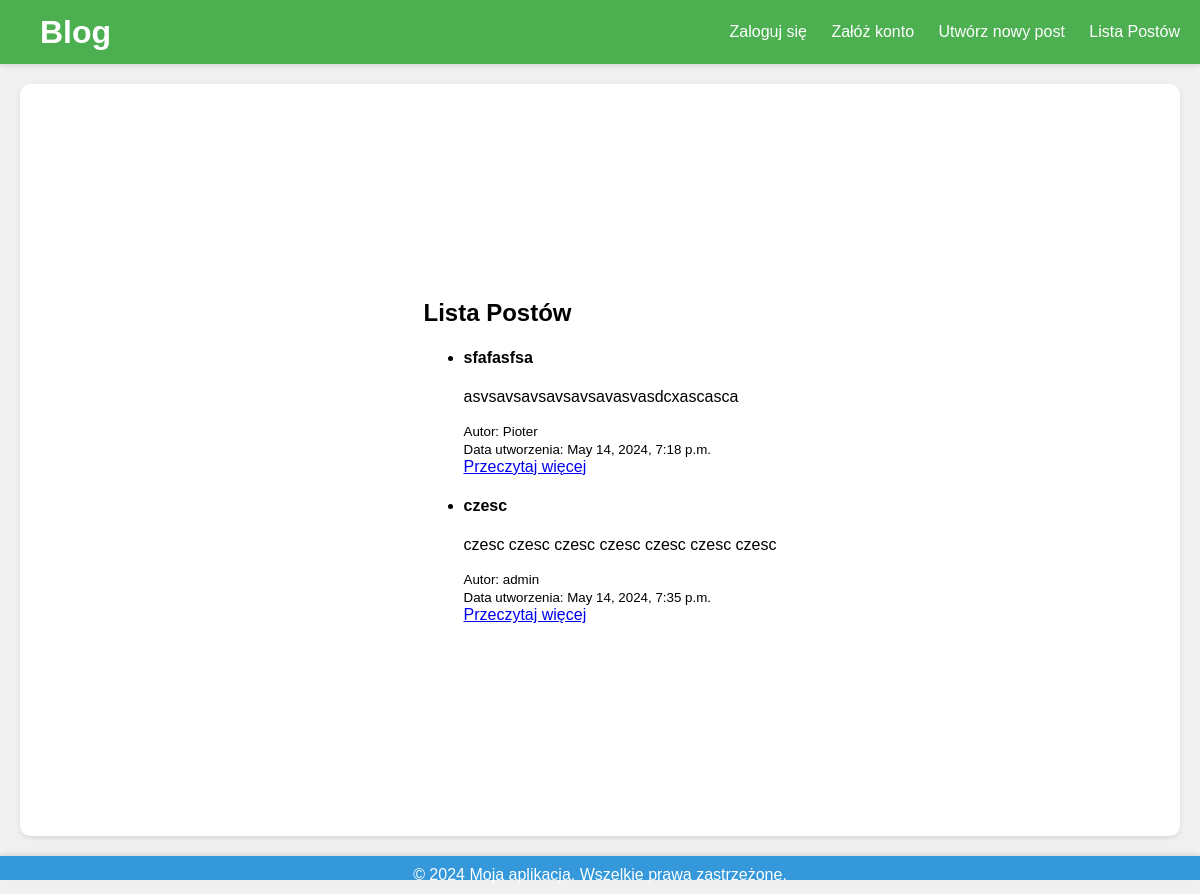
Page /posty/ on the earlier database version.
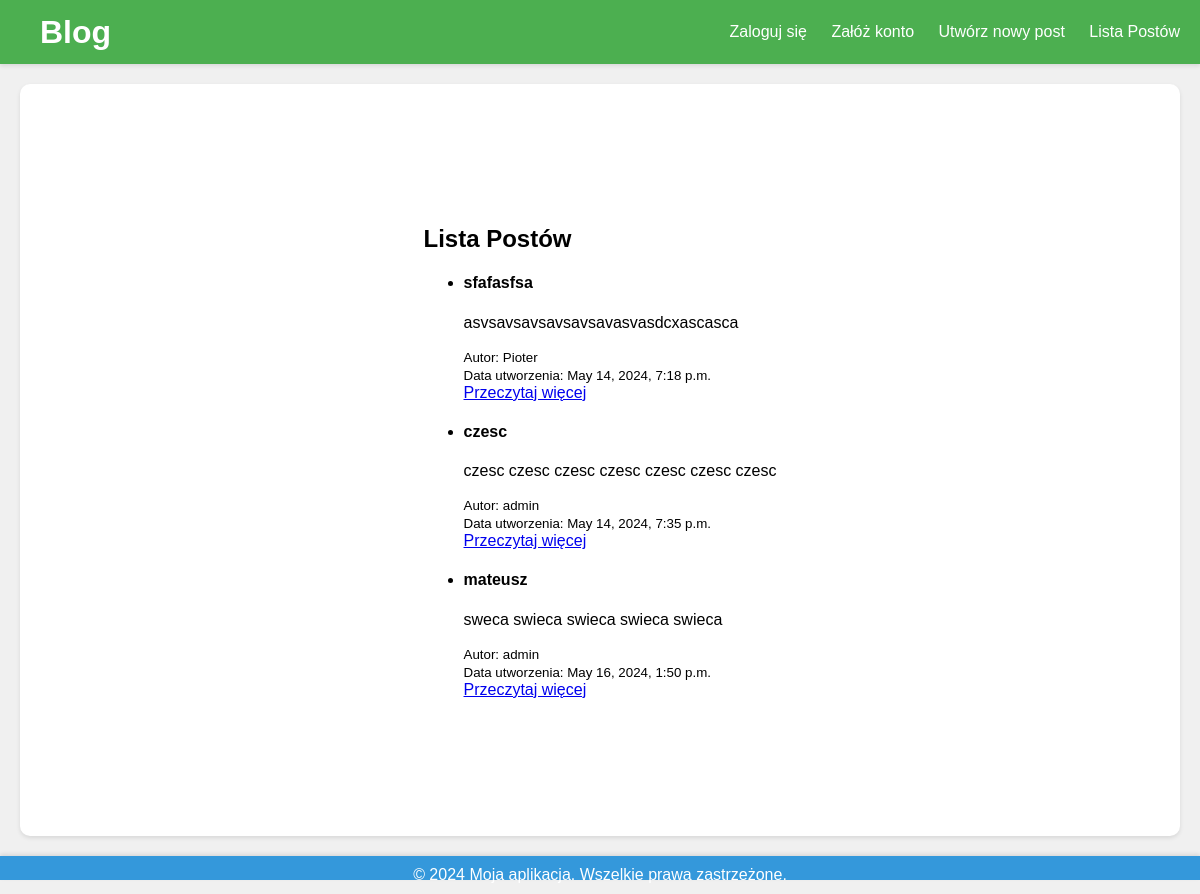
Same page on the later database version.
### mainapp/models.py (models this page shows, shortened)
class Post(models.Model):
    tytul = models.CharField(max_length=200)
    tresc = models.TextField()
    data_utworzenia = models.DateTimeField(auto_now_add=True)
    autor = models.ForeignKey(User, on_delete=models.CASCADE)
    dostep = models.CharField(max_length=20, choices=[('Publiczny', 'Publiczny'), ('Ograniczony', 'Ograniczony')])
    haslo_dostepu = models.CharField(max_length=100, blank=True, null=True)
    image = models.ImageField(null=True, blank=True, upload_to="images/")

### mainapp/views.py (the view)
# urls.py: path('posty/', views.post_list, name='post_list'),
def post_list(request):
    posts = Post.objects.all()
    return render(request, './post/post_list.html', {'posts': posts})

### mainapp/templates/post/post_list.html (shortened to what this page needs)
{% extends "base.html" %}
{% block content %}
<div class="container mt-5">
  <div class="row justify-content-center">
    <div class="col-md-8">
      <h2>Lista Postów</h2>
      <ul class="list-group mt-3">
        {% for post in posts %}
        <li class="list-group-item">
          <h4>{{ post.tytul }}</h4>
          <p>{{ post.tresc }}</p>
          <small>Autor: {{ post.autor }}</small>
          <br>
          <small>Data utworzenia: {{ post.data_utworzenia }}</small>
          <br>
          <a href="{% url 'post_detail' post.id %}" class="btn btn-primary mt-2">Przeczytaj więcej</a>
        </li>
        {% endfor %}
      </ul>
    </div>
  </div>
</div>
{% endblock %}

Differences in the rows shown:
added Post: tytul "mateusz", tresc "sweca swieca swieca swieca swieca", autor "admin", data_utworzenia "May 16, 2024, 1:50 p.m."
